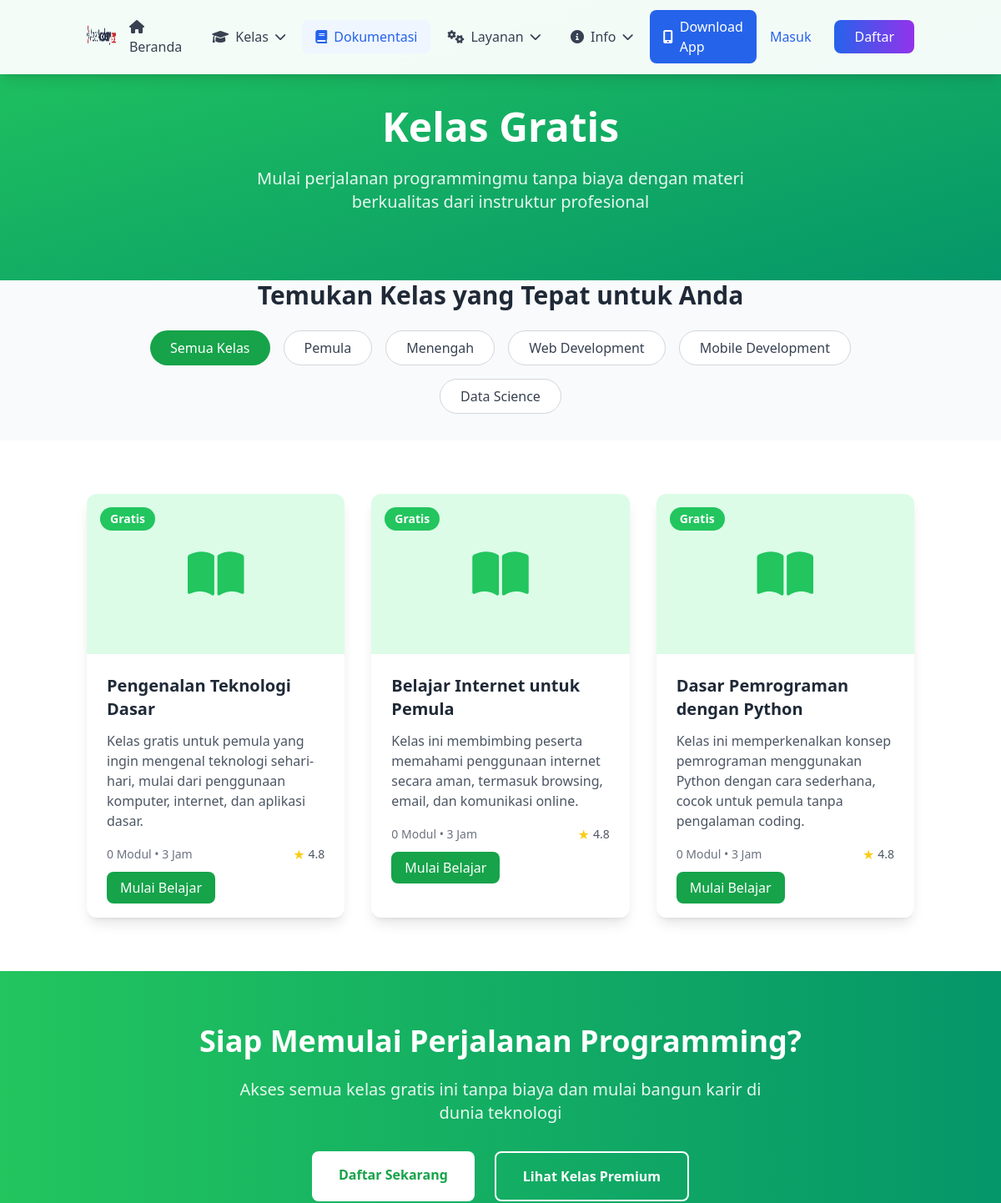
The app's page /index.php/home/free (upper part), older data.
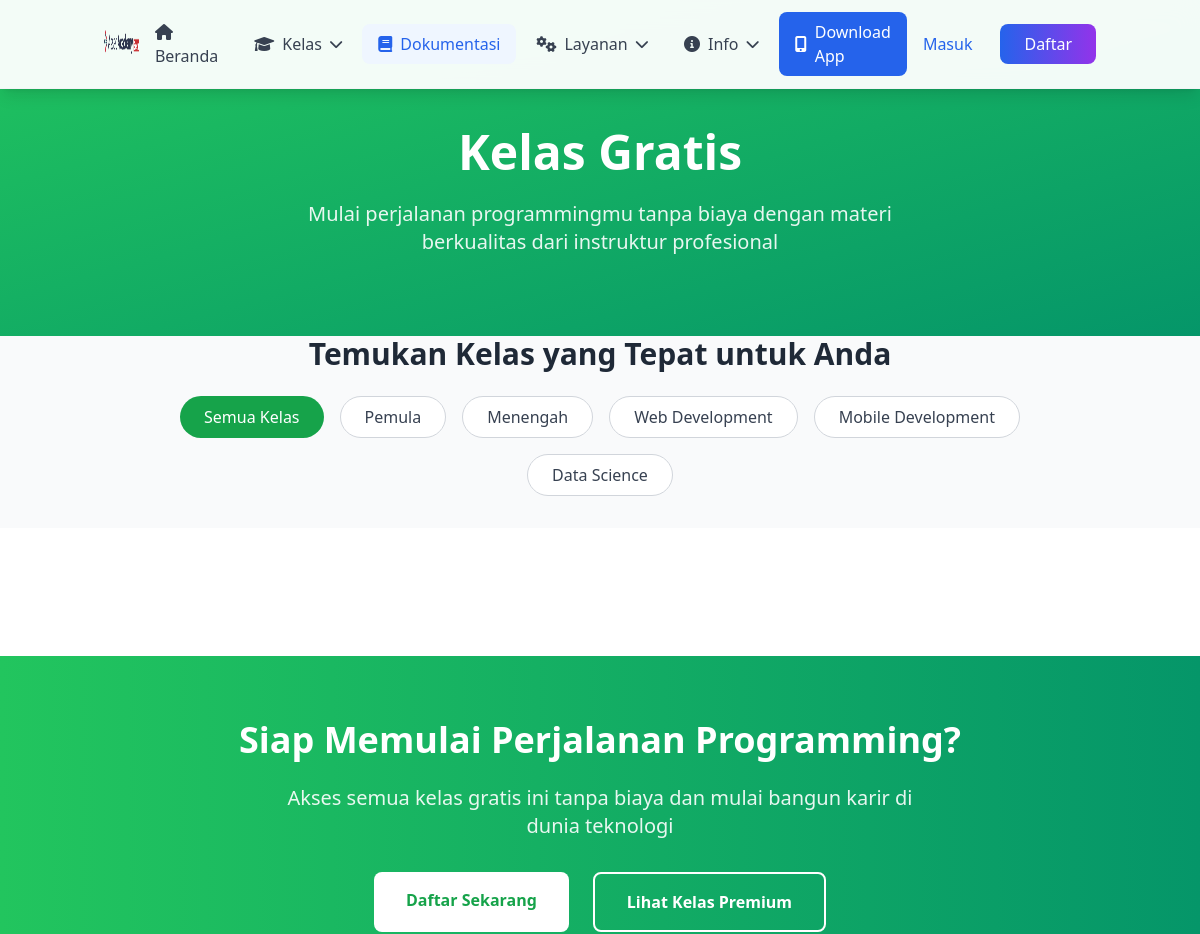
The same page, newer data.
### tables this page shows
CREATE TABLE IF NOT EXISTS `free_classes` (
  `id` int NOT NULL AUTO_INCREMENT,
  `title` varchar(255) NOT NULL,
  `description` text,
  `thumbnail` varchar(255) DEFAULT NULL,
  `level` enum('Dasar','Menengah','Lanjutan') NOT NULL DEFAULT 'Dasar',
  `category` varchar(100) NOT NULL,
  `category_id` int unsigned DEFAULT NULL,
  `duration` int NOT NULL DEFAULT '1' COMMENT 'Duration in hours',
  `mentor_id` int DEFAULT NULL,
  `max_students` int DEFAULT NULL COMMENT 'Maximum number of students allowed',
  `start_date` date DEFAULT NULL,
  `end_date` date DEFAULT NULL,
  `status` enum('Draft','Coming Soon','Published','Archived') NOT NULL DEFAULT 'Draft' COMMENT 'Status kelas: Draft (belum siap), Coming Soon (sudah dibuat tapi menunggu persiapan), Published (sudah siap), Archived (diarsipkan)',
  `online_meet_link` text,
  `created_at` timestamp NULL DEFAULT CURRENT_TIMESTAMP,
  `updated_at` timestamp NULL DEFAULT CURRENT_TIMESTAMP ON UPDATE CURRENT_TIMESTAMP,
  PRIMARY KEY (`id`),
  KEY `mentor_id` (`mentor_id`),
  KEY `fk_free_classes_category` (`category_id`),
  CONSTRAINT `fk_free_classes_category` FOREIGN KEY (`category_id`) REFERENCES `free_class_categories` (`id`) ON DELETE SET NULL ON UPDATE CASCADE,
  CONSTRAINT `free_classes_ibfk_1` FOREIGN KEY (`mentor_id`) REFERENCES `users` (`id`) ON DELETE SET NULL
);

### application/controllers/Home.php (called while the page is built, shortened)
<?php
class Home extends MY_Controller {
    public function __construct()
    {
        $this->load->model('Kelas_model', 'kelas_model');
        $this->load->model('Free_class_model', 'free_class_model');
        $this->load->model('Testimonial_model', 'testimonial_model');
        $this->load->model('Kelas_programming_model', 'kelas_programming_model');
        $this->load->model('Materi_model', 'materi_model');
        $this->load->model('User_model', 'user_model');
        $this->load->model('Jadwal_model', 'jadwal_model');
        $this->load->model('Workshop_model', 'workshop_model');
        $this->load->helper('url');
    }
    public function free()
    {
        $free_classes = $this->free_class_model->get_all_free_classes();
        foreach ($free_classes as $class) {
            $materials = $this->free_class_model->get_free_class_materials($class->id);
            $class->material_count = count($materials);
        }
        $data['free_classes'] = $free_classes;
        $data['title'] = 'Kelas Gratis - Asset Academy';
        $data['description'] = 'Akses kelas gratis berkualitas tinggi untuk memulai perjalanan programming Anda.';
        $this->load->view('home/free', $data);
    }
}

### index.php (called while the page is built, shortened)
<?php
require_once BASEPATH.'core/CodeIgniter.php';

### application/models/Free_class_model.php (called while the page is built, shortened)
<?php
class Free_class_model extends CI_Model
{
    public function get_all_free_classes($status = null)
    {
        $this->db->select('fc.*, u.nama_lengkap as mentor_name');
        $this->db->from('free_classes fc');
        $this->db->join('users u', 'fc.mentor_id = u.id', 'left');
        $this->db->order_by('fc.created_at', 'DESC');
        return $this->db->get()->result();
    }
    public function get_free_class_materials($class_id)
    {
        $this->db->where('class_id', $class_id);
        $this->db->order_by('order', 'ASC');
        return $this->db->get('free_class_materials')->result();
    }
}

### application/libraries/Encryption_url.php (called while the page is built, shortened)
<?php
class Encryption_url {
    private $encryption_key;
    private $cipher = 'AES-256-CBC';
    public function __construct()
    {
        $this->encryption_key = $this->get_encryption_key();
    }
    private function get_encryption_key()
    {
        $CI =& get_instance();
        $CI->config->load('encryption', TRUE);
        $key = $CI->config->item('encryption_key', 'encryption');
        return hash('sha256', $key);
    }
    public function encode($id)
    {
        $plaintext = 'AS' . $id . 'ET';
        $iv_length = openssl_cipher_iv_length($this->cipher);
        $iv = openssl_random_pseudo_bytes($iv_length);
        $ciphertext = openssl_encrypt($plaintext, $this->cipher, $this->encryption_key, 0, $iv);
        $encrypted = rtrim(strtr(base64_encode($iv . $ciphertext), '+/', '-_'), '=');
        return $encrypted;
    }
}

### application/helpers/url_security_helper.php (called while the page is built, shortened)
<?php
if (!function_exists('encrypt_url')) {
    function encrypt_url($id)
    {
        $CI =& get_instance();
        return $CI->encryption_url->encode($id);
    }
}
if (!function_exists('free_class_url')) {
    function free_class_url($class_id)
    {
        return site_url('home/view_free_class/' . encrypt_url($class_id));
    }
}

### application/views/home/free.php (the view, shortened to what this page needs)
<?php $this->load->view('home/templates/_header'); ?>
<?php $this->load->view('home/templates/_navbar'); ?>
    <section class="pt-32 pb-20 bg-gradient-to-br from-green-500 to-emerald-600">
        <div class="container mx-auto px-4 text-center">
            <h1 class="text-4xl md:text-5xl font-bold text-white mb-6" data-aos="fade-up">
                Kelas Gratis
            </h1>
            <p class="text-xl text-white/90 max-w-2xl mx-auto" data-aos="fade-up" data-aos-delay="100">
                Mulai perjalanan programmingmu tanpa biaya dengan materi berkualitas dari instruktur profesional
            </p>
        </div>
    </section>
        <div class="container mx-auto px-4">
            <div class="text-center mb-8" data-aos="fade-up">
                <h2 class="text-2xl md:text-3xl font-bold text-gray-800 mb-6">Temukan Kelas yang Tepat untuk Anda</h2>
                <div class="flex flex-wrap justify-center gap-4 mb-8">
                    <button class="filter-btn active px-6 py-2 bg-green-600 text-white rounded-full font-medium" data-filter="all">
                        Semua Kelas
                    </button>
                    <button class="filter-btn px-6 py-2 bg-white text-gray-700 border border-gray-300 rounded-full font-medium" data-filter="pemula">
                        Pemula
                    </button>
                    <button class="filter-btn px-6 py-2 bg-white text-gray-700 border border-gray-300 rounded-full font-medium" data-filter="menengah">
                        Menengah
                    </button>
                    <button class="filter-btn px-6 py-2 bg-white text-gray-700 border border-gray-300 rounded-full font-medium" data-filter="web">
                        Web Development
                    </button>
                    <button class="filter-btn px-6 py-2 bg-white text-gray-700 border border-gray-300 rounded-full font-medium" data-filter="mobile">
                        Mobile Development
                    </button>
                    <button class="filter-btn px-6 py-2 bg-white text-gray-700 border border-gray-300 rounded-full font-medium" data-filter="data">
                        Data Science
                    </button>
                </div>
            </div>
        </div>
    <section class="py-16 bg-white">
        <div class="container mx-auto px-4">
            <div class="grid grid-cols-1 md:grid-cols-2 lg:grid-cols-3 gap-8">
                <?php foreach ($free_classes as $class): ?>
                <div class="course-card bg-white rounded-xl shadow-lg overflow-hidden" data-aos="fade-up" data-aos-delay="100" data-category="<?= strtolower(str_replace(' ', '-', $class->category)) ?> <?= strtolower($class->level) ?>">
                <div class="relative overflow-hidden">
                    <div class="w-full h-48">
                            <?php if (!empty($class->thumbnail)): ?>
                                <div class="w-full h-full bg-green-100 items-center justify-center" style="display:none;">
                                    <i class="fas fa-book-open text-6xl text-green-500"></i>
                                </div>
                            <?php else: ?>
                                <div class="w-full h-full bg-green-100 flex items-center justify-center">
                                    <i class="fas fa-book-open text-6xl text-green-500"></i>
                                </div>
                            <?php endif; ?>
                        </div>
                        <div class="absolute top-4 left-4 bg-green-500 text-white px-3 py-1 rounded-full text-sm font-bold">
                            Gratis
                        </div>
                    </div>
                    <div class="p-6">
                        <h3 class="text-xl font-bold text-gray-800 mb-3"><?= html_escape($class->title) ?></h3>
                        <?php
                        $descHtml = html_entity_decode(htmlspecialchars_decode($class->description, ENT_QUOTES | ENT_HTML5), ENT_QUOTES | ENT_HTML5, 'UTF-8');
                        $descText = strip_tags($descHtml);
                        $shortDesc = mb_strlen($descText) > 250 ? mb_substr($descText, 0, 250) . '...' : $descText;
                        ?>
                        <p class="text-gray-600 mb-4 prose max-w-none"><?= $shortDesc ?></p>
                        <div class="flex justify-between items-center mb-4">
                            <span class="text-sm text-gray-500"><?= html_escape($class->material_count) ?> Modul • <?= html_escape($class->duration) ?> Jam</span>
                            <div class="flex items-center">
                                <span class="text-yellow-400 mr-1">★</span>
                                <span class="text-sm text-gray-600">4.8</span>
                            </div>
                        </div>
                        <div class="mt-4">
                            <?php if ($class->status == 'Coming Soon'): ?>
                                <button class="w-full text-center bg-gradient-to-r from-gray-400 to-gray-500 text-white px-4 py-2 rounded-lg cursor-not-allowed" disabled>
                                    Coming Soon
                                </button>
                            <?php else: ?>
                                <a href="<?= free_class_url($class->id) ?>" class="w-full bg-green-600 text-white px-4 py-2 rounded-lg hover:bg-green-700 transition-colors text-center">
                                    Mulai Belajar
                                </a>
                            <?php endif; ?>
                        </div>
                    </div>
                </div>
                <?php endforeach; ?>
            </div>
        </div>
    </section>
    <section class="py-16 bg-gradient-to-r from-green-500 to-emerald-600">
        <div class="container mx-auto px-4 text-center">
            <h2 class="text-3xl md:text-4xl font-bold text-white mb-6" data-aos="fade-up">
                Siap Memulai Perjalanan Programming?
            </h2>
            <p class="text-xl text-white/90 mb-8 max-w-2xl mx-auto" data-aos="fade-up" data-aos-delay="100">
                Akses semua kelas gratis ini tanpa biaya dan mulai bangun karir di dunia teknologi
            </p>
            <div class="flex flex-col sm:flex-row justify-center space-y-4 sm:space-y-0 sm:space-x-6" data-aos="fade-up" data-aos-delay="200">
                <a href="#" class="px-8 py-4 bg-white text-green-600 font-bold rounded-lg hover:bg-gray-100 transition-colors">
                    Daftar Sekarang
                </a>
                <a href="index.html#premium-classes" class="px-8 py-4 bg-transparent border-2 border-white text-white font-bold rounded-lg hover:bg-white/10 transition-colors">
                    Lihat Kelas Premium
                </a>
            </div>
        </div>
    </section>
<?php $this->load->view('home/templates/_footer'); ?>

### application/views/home/templates/_header.php (shortened to what this page needs)
<!DOCTYPE html>
<html lang="id">
<head>
    <script src="https://cdn.tailwindcss.com"></script>
    <link href="https://unpkg.com/aos@2.3.1/dist/aos.css" rel="stylesheet">
    <link rel="stylesheet" href="https://cdnjs.cloudflare.com/ajax/libs/font-awesome/6.0.0-beta3/css/all.min.css">
    <link rel="stylesheet" href="<?= base_url('assets/css/documentation.css') ?>">
</head>
<body class="font-sans antialiased bg-gray-50">

### application/views/home/templates/_navbar.php (shortened to what this page needs)
<nav class="fixed w-full bg-white/95 backdrop-blur-md shadow-lg z-50 transition-all duration-300 border-b border-gray-100">
    <div class="container mx-auto px-4 py-3">
        <div class="flex justify-between items-center">
            <div class="flex items-center space-x-3">
                <a href="<?= site_url() ?>" class="flex items-center space-x-2 hover:opacity-80 transition-opacity">
                    <img src="<?= base_url('assets/img/logo.png') ?>" alt="ASET Academy" class="h-8 w-auto">
                </a>
            </div>
            <div class="hidden lg:flex items-center space-x-1">
                <a href="<?= site_url() ?>" class="px-4 py-2 text-gray-700 hover:text-blue-600 font-medium transition-colors rounded-lg hover:bg-blue-50">
                    <i class="fas fa-home mr-2"></i>Beranda
                </a>
                <div class="relative group">
                    <button class="px-4 py-2 text-gray-700 hover:text-blue-600 font-medium transition-colors rounded-lg hover:bg-blue-50 flex items-center">
                        <i class="fas fa-graduation-cap mr-2"></i>Kelas
                        <i class="fas fa-chevron-down ml-2 text-sm transition-transform group-hover:rotate-180"></i>
                    </button>
                </div>
                <a href="<?= site_url('documentation') ?>" class="px-4 py-2 text-blue-600 font-medium transition-colors rounded-lg bg-blue-50 flex items-center">
                    <i class="fas fa-book mr-2"></i>Dokumentasi
                </a>
                <div class="relative group">
                    <button class="px-4 py-2 text-gray-700 hover:text-blue-600 font-medium transition-colors rounded-lg hover:bg-blue-50 flex items-center">
                        <i class="fas fa-cogs mr-2"></i>Layanan
                        <i class="fas fa-chevron-down ml-2 text-sm transition-transform group-hover:rotate-180"></i>
                    </button>
                </div>
                <div class="relative group">
                    <button class="px-4 py-2 text-gray-700 hover:text-blue-600 font-medium transition-colors rounded-lg hover:bg-blue-50 flex items-center">
                        <i class="fas fa-info-circle mr-2"></i>Info
                        <i class="fas fa-chevron-down ml-2 text-sm transition-transform group-hover:rotate-180"></i>
                    </button>
                </div>
                <a href="<?= site_url('home/download_app') ?>" class="px-4 py-2 bg-blue-600 text-white font-medium rounded-lg hover:bg-blue-700 transition-colors flex items-center">
                    <i class="fas fa-mobile-alt mr-2"></i>Download App
                </a>
            </div>
            <div class="hidden lg:flex items-center space-x-3">
                <a href="<?= site_url('auth/login') ?>" class="px-4 py-2 text-blue-600 font-medium hover:text-blue-700 transition-colors">
                    Masuk
                </a>
                <a href="<?= site_url('auth/register') ?>" class="px-6 py-2 bg-gradient-to-r from-blue-600 to-purple-600 text-white font-medium rounded-lg hover:shadow-lg transform hover:scale-105 transition-all duration-200">
                    Daftar
                </a>
            </div>
        </div>
    </div>
</nav>

### application/views/home/templates/_footer.php (shortened to what this page needs)
</body>
</html>

Row changes from the older to the newer data that the page shows:
removed free_classes: title "Pengenalan Teknologi Dasar", description "Kelas gratis untuk pemula yang ingin mengenal teknologi sehari-hari, mulai dari penggunaan komputer, internet, dan aplikasi dasar.", material_count "0", duration "3"
removed free_classes: title "Belajar Internet untuk Pemula", description "Kelas ini membimbing peserta memahami penggunaan internet secara aman, termasuk browsing, email, dan komunikasi online.", material_count "0", duration "3"
removed free_classes: title "Dasar Pemrograman dengan Python", description "Kelas ini memperkenalkan konsep pemrograman menggunakan Python dengan cara sederhana, cocok untuk pemula tanpa pengalaman coding.", material_count "0", duration "3"
